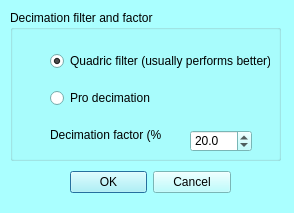
<?xml version="1.0" encoding="UTF-8"?>
<ui version="4.0">
 <class>mqDecimateDialog</class>
 <widget class="QDialog" name="mqDecimateDialog">
  <property name="geometry">
   <rect>
    <x>0</x>
    <y>0</y>
    <width>294</width>
    <height>213</height>
   </rect>
  </property>
  <property name="palette">
   <palette>
    <active>
     <colorrole role="WindowText">
      <brush brushstyle="SolidPattern">
       <color alpha="255">
        <red>0</red>
        <green>0</green>
        <blue>0</blue>
       </color>
      </brush>
     </colorrole>
     <colorrole role="Button">
      <brush brushstyle="SolidPattern">
       <color alpha="255">
        <red>170</red>
        <green>255</green>
        <blue>255</blue>
       </color>
      </brush>
     </colorrole>
     <colorrole role="Light">
      <brush brushstyle="SolidPattern">
       <color alpha="255">
        <red>255</red>
        <green>255</green>
        <blue>255</blue>
       </color>
      </brush>
     </colorrole>
     <colorrole role="Midlight">
      <brush brushstyle="SolidPattern">
       <color alpha="255">
        <red>212</red>
        <green>255</green>
        <blue>255</blue>
       </color>
      </brush>
     </colorrole>
     <colorrole role="Dark">
      <brush brushstyle="SolidPattern">
       <color alpha="255">
        <red>85</red>
        <green>127</green>
        <blue>127</blue>
       </color>
      </brush>
     </colorrole>
     <colorrole role="Mid">
      <brush brushstyle="SolidPattern">
       <color alpha="255">
        <red>113</red>
        <green>170</green>
        <blue>170</blue>
       </color>
      </brush>
     </colorrole>
     <colorrole role="Text">
      <brush brushstyle="SolidPattern">
       <color alpha="255">
        <red>0</red>
        <green>0</green>
        <blue>0</blue>
       </color>
      </brush>
     </colorrole>
     <colorrole role="BrightText">
      <brush brushstyle="SolidPattern">
       <color alpha="255">
        <red>255</red>
        <green>255</green>
        <blue>255</blue>
       </color>
      </brush>
     </colorrole>
     <colorrole role="ButtonText">
      <brush brushstyle="SolidPattern">
       <color alpha="255">
        <red>0</red>
        <green>0</green>
        <blue>0</blue>
       </color>
      </brush>
     </colorrole>
     <colorrole role="Base">
      <brush brushstyle="SolidPattern">
       <color alpha="255">
        <red>255</red>
        <green>255</green>
        <blue>255</blue>
       </color>
      </brush>
     </colorrole>
     <colorrole role="Window">
      <brush brushstyle="SolidPattern">
       <color alpha="255">
        <red>170</red>
        <green>255</green>
        <blue>255</blue>
       </color>
      </brush>
     </colorrole>
     <colorrole role="Shadow">
      <brush brushstyle="SolidPattern">
       <color alpha="255">
        <red>0</red>
        <green>0</green>
        <blue>0</blue>
       </color>
      </brush>
     </colorrole>
     <colorrole role="AlternateBase">
      <brush brushstyle="SolidPattern">
       <color alpha="255">
        <red>212</red>
        <green>255</green>
        <blue>255</blue>
       </color>
      </brush>
     </colorrole>
     <colorrole role="ToolTipBase">
      <brush brushstyle="SolidPattern">
       <color alpha="255">
        <red>255</red>
        <green>255</green>
        <blue>220</blue>
       </color>
      </brush>
     </colorrole>
     <colorrole role="ToolTipText">
      <brush brushstyle="SolidPattern">
       <color alpha="255">
        <red>0</red>
        <green>0</green>
        <blue>0</blue>
       </color>
      </brush>
     </colorrole>
    </active>
    <inactive>
     <colorrole role="WindowText">
      <brush brushstyle="SolidPattern">
       <color alpha="255">
        <red>0</red>
        <green>0</green>
        <blue>0</blue>
       </color>
      </brush>
     </colorrole>
     <colorrole role="Button">
      <brush brushstyle="SolidPattern">
       <color alpha="255">
        <red>170</red>
        <green>255</green>
        <blue>255</blue>
       </color>
      </brush>
     </colorrole>
     <colorrole role="Light">
      <brush brushstyle="SolidPattern">
       <color alpha="255">
        <red>255</red>
        <green>255</green>
        <blue>255</blue>
       </color>
      </brush>
     </colorrole>
     <colorrole role="Midlight">
      <brush brushstyle="SolidPattern">
       <color alpha="255">
        <red>212</red>
        <green>255</green>
        <blue>255</blue>
       </color>
      </brush>
     </colorrole>
     <colorrole role="Dark">
      <brush brushstyle="SolidPattern">
       <color alpha="255">
        <red>85</red>
        <green>127</green>
        <blue>127</blue>
       </color>
      </brush>
     </colorrole>
     <colorrole role="Mid">
      <brush brushstyle="SolidPattern">
       <color alpha="255">
        <red>113</red>
        <green>170</green>
        <blue>170</blue>
       </color>
      </brush>
     </colorrole>
     <colorrole role="Text">
      <brush brushstyle="SolidPattern">
       <color alpha="255">
        <red>0</red>
        <green>0</green>
        <blue>0</blue>
       </color>
      </brush>
     </colorrole>
     <colorrole role="BrightText">
      <brush brushstyle="SolidPattern">
       <color alpha="255">
        <red>255</red>
        <green>255</green>
        <blue>255</blue>
       </color>
      </brush>
     </colorrole>
     <colorrole role="ButtonText">
      <brush brushstyle="SolidPattern">
       <color alpha="255">
        <red>0</red>
        <green>0</green>
        <blue>0</blue>
       </color>
      </brush>
     </colorrole>
     <colorrole role="Base">
      <brush brushstyle="SolidPattern">
       <color alpha="255">
        <red>255</red>
        <green>255</green>
        <blue>255</blue>
       </color>
      </brush>
     </colorrole>
     <colorrole role="Window">
      <brush brushstyle="SolidPattern">
       <color alpha="255">
        <red>170</red>
        <green>255</green>
        <blue>255</blue>
       </color>
      </brush>
     </colorrole>
     <colorrole role="Shadow">
      <brush brushstyle="SolidPattern">
       <color alpha="255">
        <red>0</red>
        <green>0</green>
        <blue>0</blue>
       </color>
      </brush>
     </colorrole>
     <colorrole role="AlternateBase">
      <brush brushstyle="SolidPattern">
       <color alpha="255">
        <red>212</red>
        <green>255</green>
        <blue>255</blue>
       </color>
      </brush>
     </colorrole>
     <colorrole role="ToolTipBase">
      <brush brushstyle="SolidPattern">
       <color alpha="255">
        <red>255</red>
        <green>255</green>
        <blue>220</blue>
       </color>
      </brush>
     </colorrole>
     <colorrole role="ToolTipText">
      <brush brushstyle="SolidPattern">
       <color alpha="255">
        <red>0</red>
        <green>0</green>
        <blue>0</blue>
       </color>
      </brush>
     </colorrole>
    </inactive>
    <disabled>
     <colorrole role="WindowText">
      <brush brushstyle="SolidPattern">
       <color alpha="255">
        <red>85</red>
        <green>127</green>
        <blue>127</blue>
       </color>
      </brush>
     </colorrole>
     <colorrole role="Button">
      <brush brushstyle="SolidPattern">
       <color alpha="255">
        <red>170</red>
        <green>255</green>
        <blue>255</blue>
       </color>
      </brush>
     </colorrole>
     <colorrole role="Light">
      <brush brushstyle="SolidPattern">
       <color alpha="255">
        <red>255</red>
        <green>255</green>
        <blue>255</blue>
       </color>
      </brush>
     </colorrole>
     <colorrole role="Midlight">
      <brush brushstyle="SolidPattern">
       <color alpha="255">
        <red>212</red>
        <green>255</green>
        <blue>255</blue>
       </color>
      </brush>
     </colorrole>
     <colorrole role="Dark">
      <brush brushstyle="SolidPattern">
       <color alpha="255">
        <red>85</red>
        <green>127</green>
        <blue>127</blue>
       </color>
      </brush>
     </colorrole>
     <colorrole role="Mid">
      <brush brushstyle="SolidPattern">
       <color alpha="255">
        <red>113</red>
        <green>170</green>
        <blue>170</blue>
       </color>
      </brush>
     </colorrole>
     <colorrole role="Text">
      <brush brushstyle="SolidPattern">
       <color alpha="255">
        <red>85</red>
        <green>127</green>
        <blue>127</blue>
       </color>
      </brush>
     </colorrole>
     <colorrole role="BrightText">
      <brush brushstyle="SolidPattern">
       <color alpha="255">
        <red>255</red>
        <green>255</green>
        <blue>255</blue>
       </color>
      </brush>
     </colorrole>
     <colorrole role="ButtonText">
      <brush brushstyle="SolidPattern">
       <color alpha="255">
        <red>85</red>
        <green>127</green>
        <blue>127</blue>
       </color>
      </brush>
     </colorrole>
     <colorrole role="Base">
      <brush brushstyle="SolidPattern">
       <color alpha="255">
        <red>170</red>
        <green>255</green>
        <blue>255</blue>
       </color>
      </brush>
     </colorrole>
     <colorrole role="Window">
      <brush brushstyle="SolidPattern">
       <color alpha="255">
        <red>170</red>
        <green>255</green>
        <blue>255</blue>
       </color>
      </brush>
     </colorrole>
     <colorrole role="Shadow">
      <brush brushstyle="SolidPattern">
       <color alpha="255">
        <red>0</red>
        <green>0</green>
        <blue>0</blue>
       </color>
      </brush>
     </colorrole>
     <colorrole role="AlternateBase">
      <brush brushstyle="SolidPattern">
       <color alpha="255">
        <red>170</red>
        <green>255</green>
        <blue>255</blue>
       </color>
      </brush>
     </colorrole>
     <colorrole role="ToolTipBase">
      <brush brushstyle="SolidPattern">
       <color alpha="255">
        <red>255</red>
        <green>255</green>
        <blue>220</blue>
       </color>
      </brush>
     </colorrole>
     <colorrole role="ToolTipText">
      <brush brushstyle="SolidPattern">
       <color alpha="255">
        <red>0</red>
        <green>0</green>
        <blue>0</blue>
       </color>
      </brush>
     </colorrole>
    </disabled>
   </palette>
  </property>
  <property name="windowTitle">
   <string>Surface smoothing dialog</string>
  </property>
  <widget class="QWidget" name="layoutWidget">
   <property name="geometry">
    <rect>
     <x>70</x>
     <y>170</y>
     <width>161</width>
     <height>25</height>
    </rect>
   </property>
   <layout class="QHBoxLayout" name="horizontalLayout_2">
    <item>
     <widget class="QDialogButtonBox" name="buttonBox">
      <property name="orientation">
       <enum>Qt::Horizontal</enum>
      </property>
      <property name="standardButtons">
       <set>QDialogButtonBox::Cancel|QDialogButtonBox::Ok</set>
      </property>
     </widget>
    </item>
   </layout>
  </widget>
  <widget class="QGroupBox" name="groupBox">
   <property name="geometry">
    <rect>
     <x>10</x>
     <y>10</y>
     <width>271</width>
     <height>151</height>
    </rect>
   </property>
   <property name="title">
    <string>Decimation filter and factor</string>
   </property>
   <widget class="QLabel" name="label_6">
    <property name="geometry">
     <rect>
      <x>40</x>
      <y>110</y>
      <width>111</width>
      <height>31</height>
     </rect>
    </property>
    <property name="text">
     <string>&lt;html&gt;&lt;head/&gt;&lt;body&gt;&lt;p&gt;Decimation factor (%):&lt;/p&gt;&lt;/body&gt;&lt;/html&gt;</string>
    </property>
   </widget>
   <widget class="QDoubleSpinBox" name="factor">
    <property name="geometry">
     <rect>
      <x>180</x>
      <y>120</y>
      <width>62</width>
      <height>22</height>
     </rect>
    </property>
    <property name="decimals">
     <number>1</number>
    </property>
    <property name="minimum">
     <double>0.100000000000000</double>
    </property>
    <property name="maximum">
     <double>99.900000000000006</double>
    </property>
    <property name="singleStep">
     <double>0.100000000000000</double>
    </property>
    <property name="value">
     <double>20.000000000000000</double>
    </property>
   </widget>
   <widget class="QWidget" name="verticalLayoutWidget">
    <property name="geometry">
     <rect>
      <x>40</x>
      <y>30</y>
      <width>220</width>
      <height>80</height>
     </rect>
    </property>
    <layout class="QVBoxLayout" name="verticalLayout">
     <item>
      <widget class="QRadioButton" name="quadric">
       <property name="text">
        <string>Quadric filter (usually performs better)</string>
       </property>
       <property name="checked">
        <bool>true</bool>
       </property>
      </widget>
     </item>
     <item>
      <widget class="QRadioButton" name="radioButton">
       <property name="text">
        <string>Pro decimation</string>
       </property>
      </widget>
     </item>
    </layout>
   </widget>
  </widget>
 </widget>
 <resources>
  <include location="../Icons/icons.qrc"/>
  <include location="../Icons/icons.qrc"/>
 </resources>
 <connections>
  <connection>
   <sender>buttonBox</sender>
   <signal>accepted()</signal>
   <receiver>mqDecimateDialog</receiver>
   <slot>accept()</slot>
   <hints>
    <hint type="sourcelabel">
     <x>248</x>
     <y>254</y>
    </hint>
    <hint type="destinationlabel">
     <x>157</x>
     <y>274</y>
    </hint>
   </hints>
  </connection>
  <connection>
   <sender>buttonBox</sender>
   <signal>rejected()</signal>
   <receiver>mqDecimateDialog</receiver>
   <slot>reject()</slot>
   <hints>
    <hint type="sourcelabel">
     <x>316</x>
     <y>260</y>
    </hint>
    <hint type="destinationlabel">
     <x>286</x>
     <y>274</y>
    </hint>
   </hints>
  </connection>
 </connections>
</ui>
